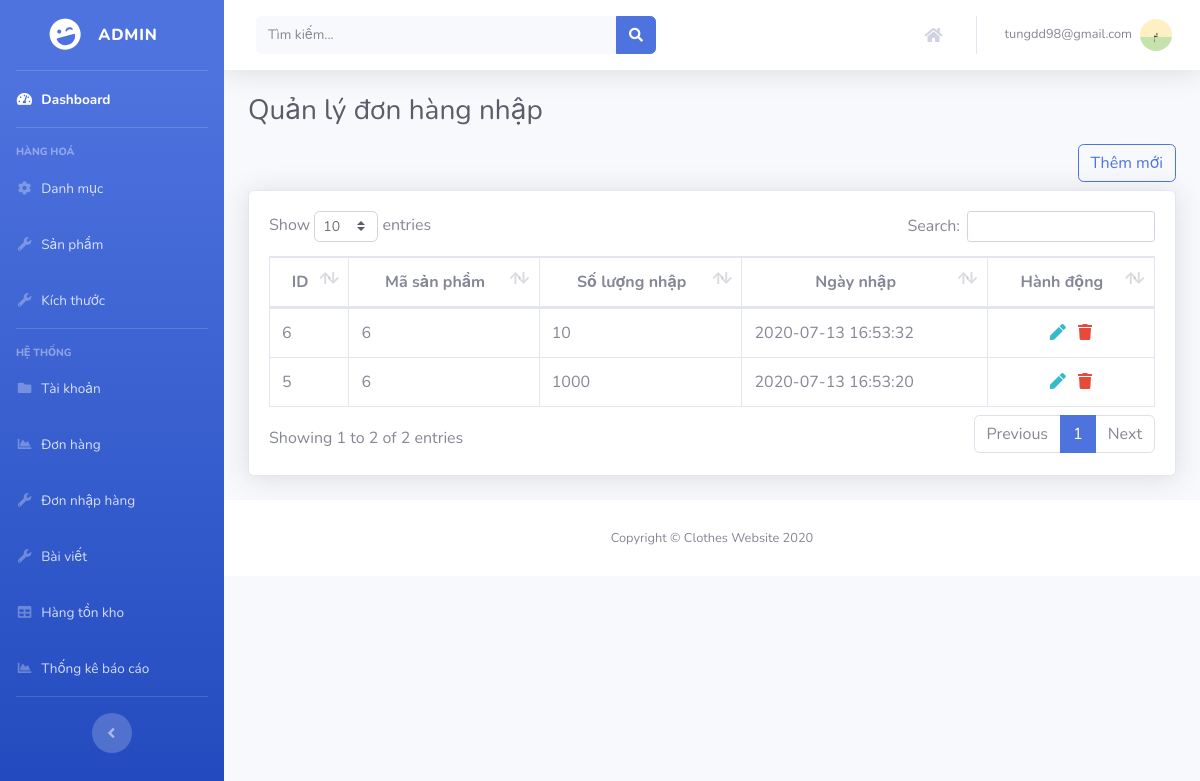
Page /admin/import (signed in) on the committed database.
### tables this page shows
CREATE TABLE `imports` (
  `id` int(11) NOT NULL,
  `product_id` int(11) DEFAULT NULL,
  `quantity` int(11) DEFAULT 0,
  `created_at` timestamp NOT NULL DEFAULT current_timestamp() ON UPDATE current_timestamp()
);

### controller/BaseController.php (called while the page is built, shortened)
<?php
class BaseController
{
    public function loadView($_view, $var)
    {
        $this->view = $_view;
        include "view/{$this->view}.php";
    }
}

### model/Model.php (called while the page is built, shortened)
<?php
$db = mysqli_connect($hostname, $username, $password, $database);
mysqli_set_charset($db, "UTF8");
class Model
{
    public function _getListAll($sql)
    {
        global $db;
        $result = mysqli_query($db, $sql);
        $arr = array();
        while ($rows = mysqli_fetch_object($result)) {
            $arr[] = $rows;
        }
        return $arr;
    }
}

### model/ImportModel.php (called while the page is built, shortened)
<?php
class ImportModel extends Model
{
    public $table = 'imports';
    public function getListAll()
    {
        return parent::_getListAll("Select * from `$this->table` order by created_at DESC");
    }
}

### view/admin/import/index.php (the view, shortened to what this page needs)
<head>
    <link href="public/backend/vendor/datatables/dataTables.bootstrap4.min.css" rel="stylesheet">
</head>
<div class="container-fluid">
    <h1 class="h3 mb-2 text-gray-800"><?php echo $title ?></h1>
    <div class="d-flex justify-content-end py-2">
        <a href="admin/<?php echo $path ?>/add" class="btn btn-outline-primary">Thêm mới</a>
    </div>
    <div class="card shadow mb-4">
        <div class="card-body">
            <div class="table-responsive">
                <table class="table table-bordered" id="dataTable" width="100%" cellspacing="0">
                    <thead>
                        <tr class="text-center">
                            <th>ID</th>
                            <th>Mã sản phẩm</th>
                            <th>Số lượng nhập</th>
                            <th>Ngày nhập</th>
                            <th>Hành động</th>
                        </tr>
                    </thead>
                    <tbody>
                        <?php foreach($data as $key => $val) { ?>
                        <tr>
                            <td><?php echo $val->id ?></td>
                            <td><?php echo $val->product_id ?></td>
                            <td><?php echo $val->quantity ?></td>
                            <td><?php echo $val->created_at ?></td>
                            <td class="text-center">
                                <a href="admin/<?php echo $path ?>/edit/<?php echo $val->id ?>" class="text-info px-1"><i
                                        class="fa fa-pen"></i></a>
                                <a href="javascript:;" class="text-danger px-1"><i class="fa fa-trash"
                                        onclick="deleteItem(<?php echo $val->id ?>, 'import')"></i></a>
                            </td>
                        </tr>
                        <?php }; ?>
                    </tbody>
                </table>
            </div>
        </div>
    </div>
</div>

### rows in the picture
imports: id "6", product "6", quantity "10", created_at "2020-07-13 16:53:32"
imports: id "5", product "6", quantity "1000", created_at "2020-07-13 16:53:20"

### other values in the picture
$_SESSION['email'] "tungdd98@gmail.com"
$title "Quản lý đơn hàng nhập"
